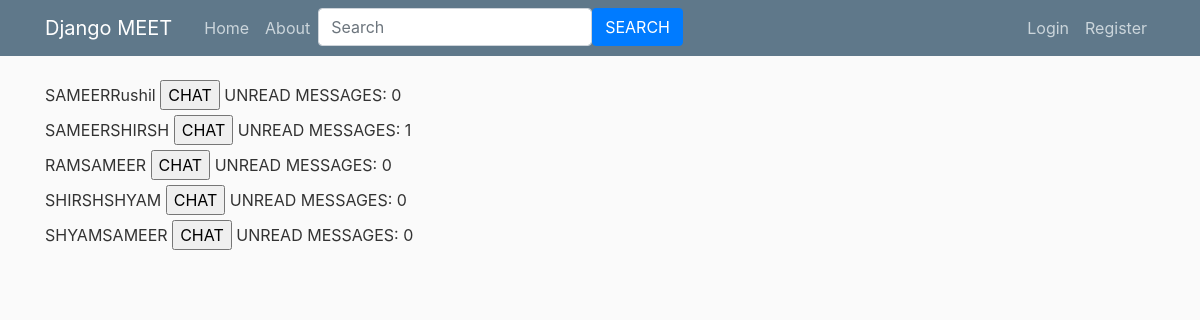
/chat/, run on an earlier commit of the app's database.
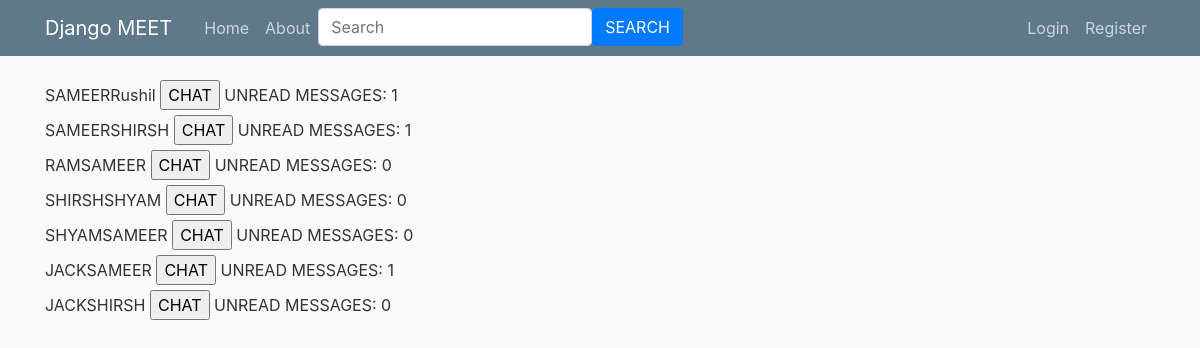
And on a later commit of the database.
### meet/models.py (models this page shows)
class Room(models.Model):
    name = models.CharField(max_length=1000)

### meet/views.py (the view)
# urls.py: path('chat/',views.chat,name= 'chat'),
def chat(request):
    user1 = request.user.username
    room_details = Room.objects.filter(name__icontains = user1)
    count = 0
    l = []
    for b in room_details:
        messages = Message.objects.filter(room = b.id)
        for a in messages:
            if a.user != user1:
                if a.is_read == False:
                    count+=1
        a = {}
        a['name']= b.name
        a['count']= count
        count = 0
        l.append(a)
    rooms = {
        'name': Room.objects.all(), 'unread':l
    }
    return render (request,'meet/chats.html', rooms )

### meet/templates/meet/chats.html (shortened to what this page needs)
{% extends 'meet/base.html' %}
{% block content %}
    {% for room in name %}
        {% if user.username in room.name %}
            <div>
                <form id="post-form" method="POST" action="checkview">
                    <label>{{ room.name }}</label>
                    <input type="submit" value="CHAT">
                {% for a in unread%}
                 {% if a.name == room.name %}
                        UNREAD MESSAGES: {{ a.count }}
                 {% endif %}
                {% endfor %}
                </form>
            </div>
        {% endif %}
    {% endfor %}
{% endblock content %}

What changed in the data, as far as the page shows it:
added Room: name "JACKSAMEER", count "1"
added Room: name "JACKSHIRSH", count "0"
Also different on the page:
new list line: "UNREAD MESSAGES: 1"
list line gone: "UNREAD MESSAGES: 0"
